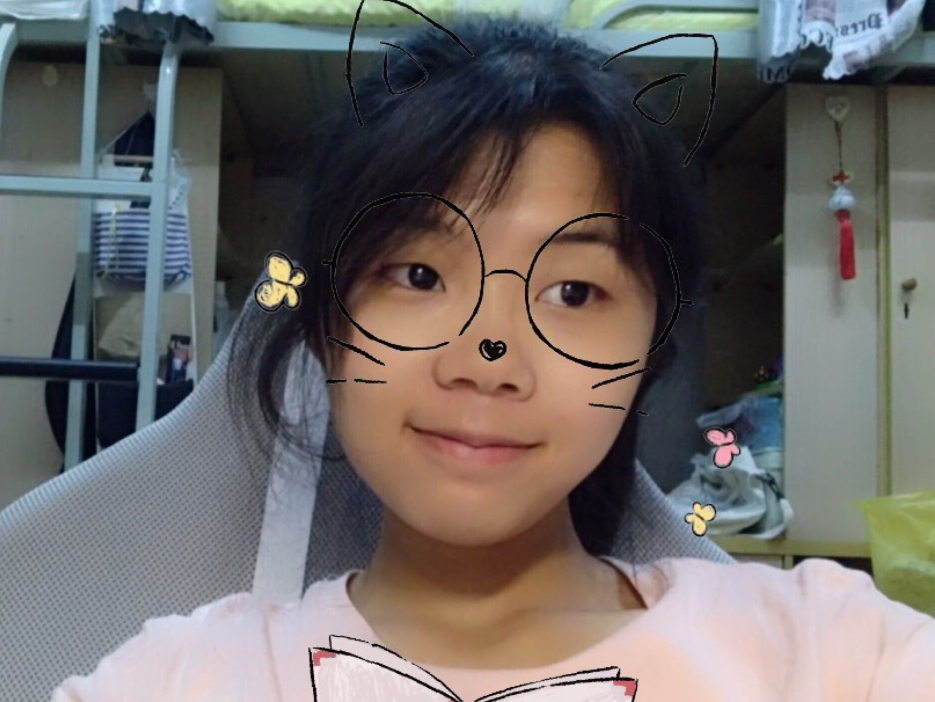
#> input picture test/testimg.jpg, 1870 x 1403 px, found by its file name (shown at 1/2 size)
$ python coe-gen.py
#> lines starting #> are read from the running program, lines starting #| are printed output that depends on the picture

from PIL import Image
im = Image.open('D:\\PipelineCPU\\test\\testimg.jpg')
#> im is the input picture: PIL image 1870x1403 RGB; mean R, G, B 109.9, 105.9, 104.2
rhsize = 640
rvsize = 480
scale = 2
hsize = int(rhsize/scale)
vsize = int(rvsize/scale)
im = im.resize((hsize,vsize),Image.BILINEAR)
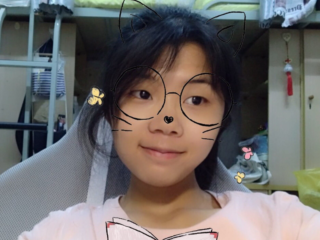
#> im: PIL image 320x240 RGB; mean R, G, B 109.9, 105.9, 104.2

rgb_im = im.convert('RGB')
# print(rgb_im.getpixel((160,120)))

with open('D:\\PipelineCPU\\test\\vram.coe','w+') as f:
    f.write('memory_initialization_radix=16;\n')
    f.write('memory_initialization_vector=\n')
    for i in range(vsize):
        for j in range(hsize):
            rgb = rgb_im.getpixel((j,i))
            hrgb = [
                hex(int(rgb[k]/16))[2:]
                for k in range(3)
            ]

            f.write(f'{hrgb[0]}{hrgb[1]}{hrgb[2]},\n')
